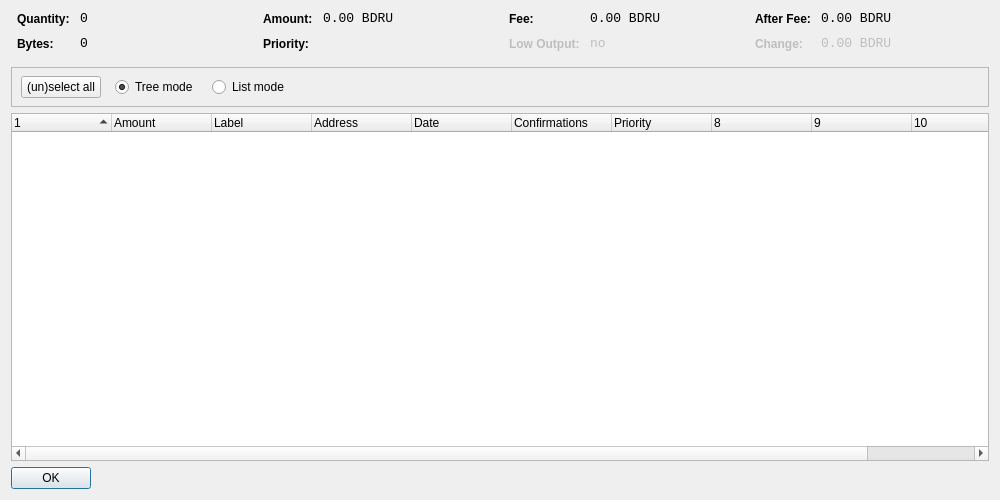
<?xml version="1.0" encoding="UTF-8"?>
<ui version="4.0">
 <class>CoinControlDialog</class>
 <widget class="QDialog" name="CoinControlDialog">
  <property name="geometry">
   <rect>
    <x>0</x>
    <y>0</y>
    <width>1000</width>
    <height>500</height>
   </rect>
  </property>
  <property name="windowTitle">
   <string>Coin Control</string>
  </property>
  <layout class="QVBoxLayout" name="verticalLayout">
   <item>
    <layout class="QHBoxLayout" name="horizontalLayoutTop" stretch="0,0,0,0">
     <property name="topMargin">
      <number>0</number>
     </property>
     <property name="bottomMargin">
      <number>10</number>
     </property>
     <item>
      <layout class="QFormLayout" name="formLayoutCoinControl1">
       <property name="horizontalSpacing">
        <number>10</number>
       </property>
       <property name="verticalSpacing">
        <number>10</number>
       </property>
       <property name="leftMargin">
        <number>6</number>
       </property>
       <property name="rightMargin">
        <number>6</number>
       </property>
       <item row="0" column="0">
        <widget class="QLabel" name="labelCoinControlQuantityText">
         <property name="styleSheet">
          <string notr="true">font-weight:bold;</string>
         </property>
         <property name="text">
          <string>Quantity:</string>
         </property>
        </widget>
       </item>
       <item row="0" column="1">
        <widget class="QLabel" name="labelCoinControlQuantity">
         <property name="font">
          <font>
           <family>Monospace</family>
           <pointsize>10</pointsize>
          </font>
         </property>
         <property name="cursor">
          <cursorShape>IBeamCursor</cursorShape>
         </property>
         <property name="contextMenuPolicy">
          <enum>Qt::ActionsContextMenu</enum>
         </property>
         <property name="text">
          <string notr="true">0</string>
         </property>
         <property name="textInteractionFlags">
          <set>Qt::LinksAccessibleByMouse|Qt::TextSelectableByKeyboard|Qt::TextSelectableByMouse</set>
         </property>
        </widget>
       </item>
       <item row="1" column="0">
        <widget class="QLabel" name="labelCoinControlBytesText">
         <property name="styleSheet">
          <string notr="true">font-weight:bold;</string>
         </property>
         <property name="text">
          <string>Bytes:</string>
         </property>
        </widget>
       </item>
       <item row="1" column="1">
        <widget class="QLabel" name="labelCoinControlBytes">
         <property name="font">
          <font>
           <family>Monospace</family>
           <pointsize>10</pointsize>
          </font>
         </property>
         <property name="cursor">
          <cursorShape>IBeamCursor</cursorShape>
         </property>
         <property name="contextMenuPolicy">
          <enum>Qt::ActionsContextMenu</enum>
         </property>
         <property name="text">
          <string notr="true">0</string>
         </property>
         <property name="textInteractionFlags">
          <set>Qt::LinksAccessibleByMouse|Qt::TextSelectableByKeyboard|Qt::TextSelectableByMouse</set>
         </property>
        </widget>
       </item>
      </layout>
     </item>
     <item>
      <layout class="QFormLayout" name="formLayoutCoinControl2">
       <property name="horizontalSpacing">
        <number>10</number>
       </property>
       <property name="verticalSpacing">
        <number>10</number>
       </property>
       <property name="leftMargin">
        <number>6</number>
       </property>
       <property name="rightMargin">
        <number>6</number>
       </property>
       <item row="0" column="0">
        <widget class="QLabel" name="labelCoinControlAmountText">
         <property name="styleSheet">
          <string notr="true">font-weight:bold;</string>
         </property>
         <property name="text">
          <string>Amount:</string>
         </property>
        </widget>
       </item>
       <item row="0" column="1">
        <widget class="QLabel" name="labelCoinControlAmount">
         <property name="font">
          <font>
           <family>Monospace</family>
           <pointsize>10</pointsize>
          </font>
         </property>
         <property name="cursor">
          <cursorShape>IBeamCursor</cursorShape>
         </property>
         <property name="contextMenuPolicy">
          <enum>Qt::ActionsContextMenu</enum>
         </property>
         <property name="text">
          <string notr="true">0.00 BDRU</string>
         </property>
         <property name="textInteractionFlags">
          <set>Qt::LinksAccessibleByMouse|Qt::TextSelectableByKeyboard|Qt::TextSelectableByMouse</set>
         </property>
        </widget>
       </item>
       <item row="1" column="0">
        <widget class="QLabel" name="labelCoinControlPriorityText">
         <property name="styleSheet">
          <string notr="true">font-weight:bold;</string>
         </property>
         <property name="text">
          <string>Priority:</string>
         </property>
        </widget>
       </item>
       <item row="1" column="1">
        <widget class="QLabel" name="labelCoinControlPriority">
         <property name="font">
          <font>
           <family>Monospace</family>
           <pointsize>10</pointsize>
          </font>
         </property>
         <property name="cursor">
          <cursorShape>IBeamCursor</cursorShape>
         </property>
         <property name="contextMenuPolicy">
          <enum>Qt::ActionsContextMenu</enum>
         </property>
         <property name="text">
          <string/>
         </property>
         <property name="textInteractionFlags">
          <set>Qt::LinksAccessibleByMouse|Qt::TextSelectableByKeyboard|Qt::TextSelectableByMouse</set>
         </property>
        </widget>
       </item>
      </layout>
     </item>
     <item>
      <layout class="QFormLayout" name="formLayoutCoinControl3">
       <property name="horizontalSpacing">
        <number>10</number>
       </property>
       <property name="verticalSpacing">
        <number>10</number>
       </property>
       <property name="leftMargin">
        <number>6</number>
       </property>
       <property name="rightMargin">
        <number>6</number>
       </property>
       <item row="0" column="0">
        <widget class="QLabel" name="labelCoinControlFeeText">
         <property name="styleSheet">
          <string notr="true">font-weight:bold;</string>
         </property>
         <property name="text">
          <string>Fee:</string>
         </property>
        </widget>
       </item>
       <item row="0" column="1">
        <widget class="QLabel" name="labelCoinControlFee">
         <property name="font">
          <font>
           <family>Monospace</family>
           <pointsize>10</pointsize>
          </font>
         </property>
         <property name="cursor">
          <cursorShape>IBeamCursor</cursorShape>
         </property>
         <property name="contextMenuPolicy">
          <enum>Qt::ActionsContextMenu</enum>
         </property>
         <property name="text">
          <string notr="true">0.00 BDRU</string>
         </property>
         <property name="textInteractionFlags">
          <set>Qt::LinksAccessibleByMouse|Qt::TextSelectableByKeyboard|Qt::TextSelectableByMouse</set>
         </property>
        </widget>
       </item>
       <item row="1" column="0">
        <widget class="QLabel" name="labelCoinControlLowOutputText">
         <property name="enabled">
          <bool>false</bool>
         </property>
         <property name="styleSheet">
          <string notr="true">font-weight:bold;</string>
         </property>
         <property name="text">
          <string>Low Output:</string>
         </property>
        </widget>
       </item>
       <item row="1" column="1">
        <widget class="QLabel" name="labelCoinControlLowOutput">
         <property name="enabled">
          <bool>false</bool>
         </property>
         <property name="font">
          <font>
           <family>Monospace</family>
           <pointsize>10</pointsize>
          </font>
         </property>
         <property name="cursor">
          <cursorShape>IBeamCursor</cursorShape>
         </property>
         <property name="contextMenuPolicy">
          <enum>Qt::ActionsContextMenu</enum>
         </property>
         <property name="text">
          <string notr="true">no</string>
         </property>
         <property name="textInteractionFlags">
          <set>Qt::LinksAccessibleByMouse|Qt::TextSelectableByKeyboard|Qt::TextSelectableByMouse</set>
         </property>
        </widget>
       </item>
      </layout>
     </item>
     <item>
      <layout class="QFormLayout" name="formLayoutCoinControl4">
       <property name="horizontalSpacing">
        <number>10</number>
       </property>
       <property name="verticalSpacing">
        <number>10</number>
       </property>
       <property name="leftMargin">
        <number>6</number>
       </property>
       <property name="rightMargin">
        <number>6</number>
       </property>
       <item row="0" column="0">
        <widget class="QLabel" name="labelCoinControlAfterFeeText">
         <property name="styleSheet">
          <string notr="true">font-weight:bold;</string>
         </property>
         <property name="text">
          <string>After Fee:</string>
         </property>
        </widget>
       </item>
       <item row="0" column="1">
        <widget class="QLabel" name="labelCoinControlAfterFee">
         <property name="font">
          <font>
           <family>Monospace</family>
           <pointsize>10</pointsize>
          </font>
         </property>
         <property name="cursor">
          <cursorShape>IBeamCursor</cursorShape>
         </property>
         <property name="contextMenuPolicy">
          <enum>Qt::ActionsContextMenu</enum>
         </property>
         <property name="text">
          <string notr="true">0.00 BDRU</string>
         </property>
         <property name="textInteractionFlags">
          <set>Qt::LinksAccessibleByMouse|Qt::TextSelectableByKeyboard|Qt::TextSelectableByMouse</set>
         </property>
        </widget>
       </item>
       <item row="1" column="0">
        <widget class="QLabel" name="labelCoinControlChangeText">
         <property name="enabled">
          <bool>false</bool>
         </property>
         <property name="styleSheet">
          <string notr="true">font-weight:bold;</string>
         </property>
         <property name="text">
          <string>Change:</string>
         </property>
        </widget>
       </item>
       <item row="1" column="1">
        <widget class="QLabel" name="labelCoinControlChange">
         <property name="enabled">
          <bool>false</bool>
         </property>
         <property name="font">
          <font>
           <family>Monospace</family>
           <pointsize>10</pointsize>
          </font>
         </property>
         <property name="cursor">
          <cursorShape>IBeamCursor</cursorShape>
         </property>
         <property name="contextMenuPolicy">
          <enum>Qt::ActionsContextMenu</enum>
         </property>
         <property name="text">
          <string notr="true">0.00 BDRU</string>
         </property>
         <property name="textInteractionFlags">
          <set>Qt::LinksAccessibleByMouse|Qt::TextSelectableByKeyboard|Qt::TextSelectableByMouse</set>
         </property>
        </widget>
       </item>
      </layout>
     </item>
    </layout>
   </item>
   <item>
    <widget class="QFrame" name="frame">
     <property name="minimumSize">
      <size>
       <width>0</width>
       <height>40</height>
      </size>
     </property>
     <property name="frameShape">
      <enum>QFrame::StyledPanel</enum>
     </property>
     <property name="frameShadow">
      <enum>QFrame::Sunken</enum>
     </property>
     <widget class="QWidget" name="horizontalLayoutWidget">
      <property name="geometry">
       <rect>
        <x>10</x>
        <y>0</y>
        <width>781</width>
        <height>41</height>
       </rect>
      </property>
      <layout class="QHBoxLayout" name="horizontalLayoutPanel" stretch="0,0,0,0,0">
       <property name="spacing">
        <number>14</number>
       </property>
       <item>
        <widget class="QPushButton" name="pushButtonSelectAll">
         <property name="sizePolicy">
          <sizepolicy hsizetype="Maximum" vsizetype="Fixed">
           <horstretch>0</horstretch>
           <verstretch>0</verstretch>
          </sizepolicy>
         </property>
         <property name="text">
          <string>(un)select all</string>
         </property>
        </widget>
       </item>
       <item>
        <widget class="QRadioButton" name="radioTreeMode">
         <property name="sizePolicy">
          <sizepolicy hsizetype="Maximum" vsizetype="Fixed">
           <horstretch>0</horstretch>
           <verstretch>0</verstretch>
          </sizepolicy>
         </property>
         <property name="text">
          <string>Tree mode</string>
         </property>
         <property name="checked">
          <bool>true</bool>
         </property>
        </widget>
       </item>
       <item>
        <widget class="QRadioButton" name="radioListMode">
         <property name="sizePolicy">
          <sizepolicy hsizetype="Maximum" vsizetype="Fixed">
           <horstretch>0</horstretch>
           <verstretch>0</verstretch>
          </sizepolicy>
         </property>
         <property name="text">
          <string>List mode</string>
         </property>
        </widget>
       </item>
       <item>
        <spacer name="horizontalSpacer">
         <property name="orientation">
          <enum>Qt::Horizontal</enum>
         </property>
         <property name="sizeHint" stdset="0">
          <size>
           <width>40</width>
           <height>20</height>
          </size>
         </property>
        </spacer>
       </item>
      </layout>
     </widget>
    </widget>
   </item>
   <item>
    <widget class="CoinControlTreeWidget" name="treeWidget">
     <property name="contextMenuPolicy">
      <enum>Qt::CustomContextMenu</enum>
     </property>
     <property name="sortingEnabled">
      <bool>false</bool>
     </property>
     <property name="columnCount">
      <number>11</number>
     </property>
     <attribute name="headerShowSortIndicator" stdset="0">
      <bool>true</bool>
     </attribute>
     <attribute name="headerStretchLastSection">
      <bool>false</bool>
     </attribute>
     <column>
      <property name="text">
       <string/>
      </property>
     </column>
     <column>
      <property name="text">
       <string>Amount</string>
      </property>
     </column>
     <column>
      <property name="text">
       <string>Label</string>
      </property>
     </column>
     <column>
      <property name="text">
       <string>Address</string>
      </property>
     </column>
     <column>
      <property name="text">
       <string>Date</string>
      </property>
     </column>
     <column>
      <property name="text">
       <string>Confirmations</string>
      </property>
      <property name="toolTip">
       <string>Confirmed</string>
      </property>
     </column>
     <column>
      <property name="text">
       <string>Priority</string>
      </property>
     </column>
     <column>
      <property name="text">
       <string/>
      </property>
     </column>
     <column>
      <property name="text">
       <string/>
      </property>
     </column>
     <column>
      <property name="text">
       <string/>
      </property>
     </column>
     <column>
      <property name="text">
       <string/>
      </property>
     </column>
    </widget>
   </item>
   <item>
    <widget class="QDialogButtonBox" name="buttonBox">
     <property name="sizePolicy">
      <sizepolicy hsizetype="Maximum" vsizetype="Fixed">
       <horstretch>0</horstretch>
       <verstretch>0</verstretch>
      </sizepolicy>
     </property>
     <property name="orientation">
      <enum>Qt::Horizontal</enum>
     </property>
     <property name="standardButtons">
      <set>QDialogButtonBox::Ok</set>
     </property>
    </widget>
   </item>
  </layout>
 </widget>
 <customwidgets>
  <customwidget>
   <class>CoinControlTreeWidget</class>
   <extends>QTreeWidget</extends>
   <header>coincontroltreewidget.h</header>
  </customwidget>
 </customwidgets>
 <resources/>
 <connections/>
</ui>
